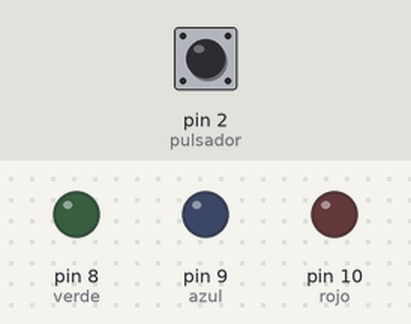
The sketch below on a simulated Arduino Uno, built with avr-gcc and run on an emulated ATmega328P. Shown: output pins drawn as LEDs (lit = HIGH). The inputs (shaded band) are chosen by the test bench; at power-on: pin 2 (pulsador) LOW. Random numbers use the default seed unless the sketch sets one.

Above: at 1.2 s.
1.3 s: pin 2 (pulsador) pulled HIGH for 3.2 s
At 1.7 s:
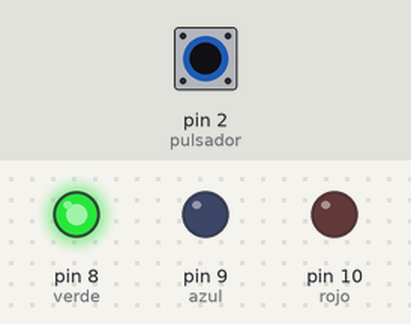
At 3.1 s:
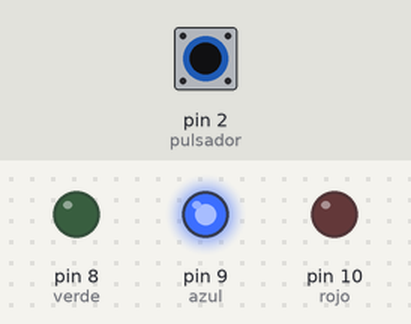
Timing chart, 0 to 6.3 s (numbered marks = the images above; inputs shaded):
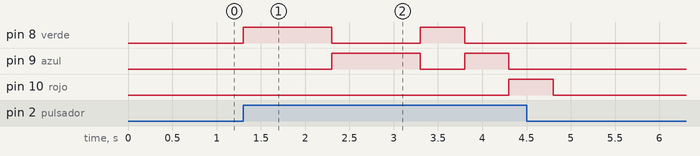

Measured:
- after the input at 1.3 s, pin 8 (verde): LOW → HIGH at once, → LOW 1.0 s later, → HIGH 1.0 s later, → LOW 0.50 s later; pin 9 (azul): LOW → HIGH after 1.0 s, → LOW 1.0 s later, → HIGH 0.50 s later, → LOW 0.50 s later; pin 10 (rojo): LOW → HIGH after 3.0 s, → LOW 0.50 s later

The sketch:

Ej9.ino
```cpp
#define rojo 10
#define azul 9
#define verde 8
#define pulsador 2

int numero;
int buttonState;

void setup(){
  Serial.begin(9600);
  pinMode(pulsador, INPUT);
  pinMode(rojo, OUTPUT);
  pinMode(azul, OUTPUT);
  pinMode(verde, OUTPUT);
}

void loop(){
  buttonState = digitalRead(pulsador);
  if (buttonState == HIGH){
    numero = random(0,3);
    cambiar_color(numero);
    delay(500);
  }
  else {
  	digitalWrite(rojo, LOW);
    digitalWrite(verde, LOW);
    digitalWrite(azul, LOW);
  }
}

void cambiar_color(int numero){
  switch(numero){
  	case 0: //rojo
    	digitalWrite(rojo, HIGH);
        digitalWrite(verde, LOW);
        digitalWrite(azul, LOW);
    	break;
    case 1: //verde
        digitalWrite(rojo, LOW);
        digitalWrite(verde, HIGH);
        digitalWrite(azul, LOW);
    	break;
    case 2: //azul
        digitalWrite(rojo, LOW);
        digitalWrite(verde, LOW);
        digitalWrite(azul, HIGH);
    	break;
  }
}
```
